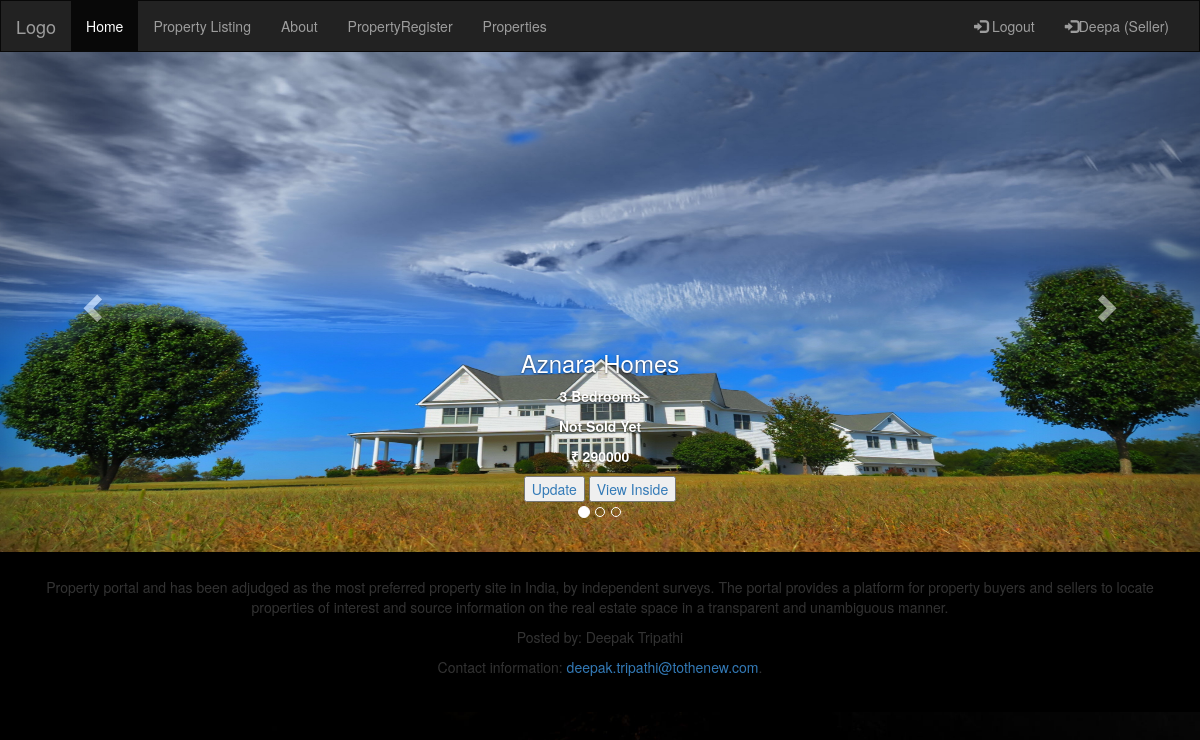
The app's page /property_view/ (signed in) with its own data.
### blogapp/models.py (models this page shows)
class User(AbstractUser):
    email_id = models.EmailField(max_length=100, unique=True)
    phone = models.PositiveIntegerField()
    is_seller = models.BooleanField(default=False)
    description = models.TextField(max_length=200, blank=True)
    photo = models.ImageField(upload_to='images/', default='images/profile_default.png')

### property/models.py (models this page shows, shortened)
class Property(models.Model):
    property_poster = models.ForeignKey(settings.AUTH_USER_MODEL, related_name='property', on_delete=models.CASCADE)
    property_title = models.CharField(max_length=20)
    property_address = models.CharField(max_length=20)
    property_city = models.CharField(max_length=20, choices=PROPERTY_CITY_CHOICES)
    property_states = models.CharField(max_length=20, choices=PROPERTY_STATE_CHOICES)
    property_pin = models.IntegerField(blank=False)
    property_price = models.IntegerField(blank=False)
    property_bedroom = models.IntegerField(blank=False)
    property_bathroom = models.IntegerField(blank=False)
    property_sq_feet = models.IntegerField(blank=False)
    property_lot_size = models.IntegerField(default=0)
    property_garage = models.IntegerField(default=0)
    property_is_published = models.BooleanField(default=True)
    property_listing_date = models.DateField(auto_now_add=True, editable=False)
    property_description = models.TextField(max_length=200, blank=True)
    photo_main = models.ImageField(upload_to='property_images/', default='property_images/default/home.jpg')
    photo1 = models.ImageField(upload_to='property_images/', blank=True)
    photo2 = models.ImageField(upload_to='property_images/', blank=True)
    photo3 = models.ImageField(upload_to='property_images/', blank=True)
    photo4 = models.ImageField(upload_to='property_images/', blank=True)
    photo5 = models.ImageField(upload_to='property_images/', blank=True)
    photo6 = models.ImageField(upload_to='property_images/', blank=True)

### property/views.py (the view)
# urls.py: path('property_view/', property_view, name='property_view'),
@login_required
def property_view(request):
    errors = ""
    if request.user.is_seller and request.method == "GET":
        try:
            property = Property.objects.filter(property_poster=request.user)
        except Property.DoesNotExist:
            return HttpResponse("<h1>The current seller does not have any property</h1>")
        if len(property) != 0:
            return render(request, 'property_view.html',
                          {'property': property, 'n_o_p': len(property)-1, 'errors': errors})
        else:
            errors = "You don't have any property"
    else:
        errors = 'you are not requesting correctly'
        if not request.user.is_seller:
            return HttpResponse("<h1>You need to be seller to access this page</h1>")
    return render(request, 'property_view.html', {'errors': errors})

### property/templates/property_view.html (shortened to what this page needs)
{% extends 'base.html' %}
{% load crispy_forms_tags %}
{% block content %}
<div id="myCarousel" class="carousel slide" data-ride="carousel">
    <ol class="carousel-indicators">
      <li data-target="#myCarousel" data-slide-to="0" class="active"></li>
        {% with ''|center:n_o_p as range %}
        {% for _ in range %}
        <li data-target="#myCarousel" data-slide-to="{{forloop.counter}}" ></li>
        {% endfor %}
        {% endwith %}
    </ol>
    <div class="carousel-inner" role="listbox">
    {% for prop in property%}
        <div class="item{% if forloop.first %} active{% endif %}">
              <img style="height:100%;max-height:500px;" src="{{prop.photo_main.url}}" alt="Image">
              <div class="carousel-caption capt">
                  <b><h3>{{prop.property_title}}</h3>
                  <p> {{prop.property_bedroom}} Bedrooms</p>
                    {% if prop.property_is_published %}
                     <p><b>Not Sold Yet</b></p>
                    {% else %}
                      <p><b> Sold </b></p>
                      {% endif %}
                      <p> ₹ {{prop.property_price}} </p> </b>
                  <div>
                      <span>   <a href="{% url 'property:update_property' id=prop.id %}"><input type="submit" value="Update"></input></a> </span>
                      <span>    <a href="{% url 'property:property_interior' id=prop.id %}"><input type="submit" value="View Inside"></input></a> </span>
                  </div>
              </div>
        </div>
    {%endfor%}
    </div>
    <a class="left carousel-control" href="#myCarousel" role="button" data-slide="prev">
      <span class="glyphicon glyphicon-chevron-left" aria-hidden="true"></span>
    </a>
    <a class="right carousel-control" href="#myCarousel" role="button" data-slide="next">
      <span class="glyphicon glyphicon-chevron-right" aria-hidden="true"></span>
    </a>
</div>
{% endblock %}

### home/templates/base.html (shortened to what this page needs)
{% load static %}
<html lang="en">
<head>
  <link rel="stylesheet" href="https://maxcdn.bootstrapcdn.com/bootstrap/3.4.0/css/bootstrap.min.css">
</head>
<body background="{% static 'images/header.jpg' %}" style="background-attachment: fixed;
  background-position: center;
  background-repeat: no-repeat;
  background-size: cover;">
<nav class="navbar navbar-inverse">
  <div class="container-fluid">
    <div class="navbar-header">
      <a class="navbar-brand" href="#">Logo</a>
    </div>
    <div class="collapse navbar-collapse" id="myNavbar">
      <ol class="nav navbar-nav">
        <li class="active"><a href="{% url 'home:base' %}">Home</a></li>
        <li><a href="{% url 'home:property_list' %}">Property Listing</a> </li>
        <li><a href="#">About</a></li>
        {% if user.is_authenticated %}
            {% if user.is_seller %}
            <li><a href="{% url 'property:register' %}">PropertyRegister</a></li>
            <li><a href="{% url 'property:property_view' %}">Properties</a></li>
            {% endif %}
        {% endif %}
      </ol>
      <ul class="nav navbar-nav navbar-right">
          {% if user.is_authenticated %}
        <li><a href="{% url 'blogapp:logout' %}"><span class="glyphicon glyphicon-log-in"></span> Logout</a></li>
            {% if user.is_seller %}
            <li><a href="{% url 'blogapp:profile' %}"><span class="glyphicon glyphicon-log-in"></span>{{user.first_name|default:user}} (Seller) </a></li>
            {% else %}
            <li><a href="{% url 'blogapp:profile' %}"><span class="glyphicon glyphicon-log-in"></span>{{user.first_name|default:user}} (Buyer) </a></li>
            {% endif %}
          {% else %}
          <li><a href="{% url 'blogapp:login' %}"><span class="glyphicon glyphicon-log-in"></span> Login</a></li>
          <li><a href="{% url 'blogapp:register' %}"><span class="glyphicon glyphicon-log-in"></span> Register</a></li>
          {% endif %}
      </ul>
    </div>
  </div>
</nav>
{% block content %}{% endblock %}
<footer class="container-fluid text-center" style="background-color:black;">
    <p>Property portal and has been adjudged as the most preferred property site in India,
        by independent surveys. The portal provides a platform for property buyers and sellers
        to locate properties of interest and source information on the real estate space in a
        transparent and unambiguous manner.</p>
  <p>Posted by: Deepak Tripathi</p>
  <p>Contact information: <a href="mailto:deepak.tripathi@tothenew.com">deepak.tripathi@tothenew.com</a>.</p>
</footer>
</body>
</html>

### home/templates/base.html (style rules this page uses)
.navbar { margin-bottom: 0; border-radius: 0; }
footer { background-color: #f2f2f2; padding: 25px; }
.carousel-inner img { width: 100%; margin: auto; min-height:200px; }

### records on screen
User: first_name "Deepa"
Property: photo_main (picture), property_title "Aznara Homes", property_bedroom "3", property_is_published "Not Sold Yet", property_price "290000"
